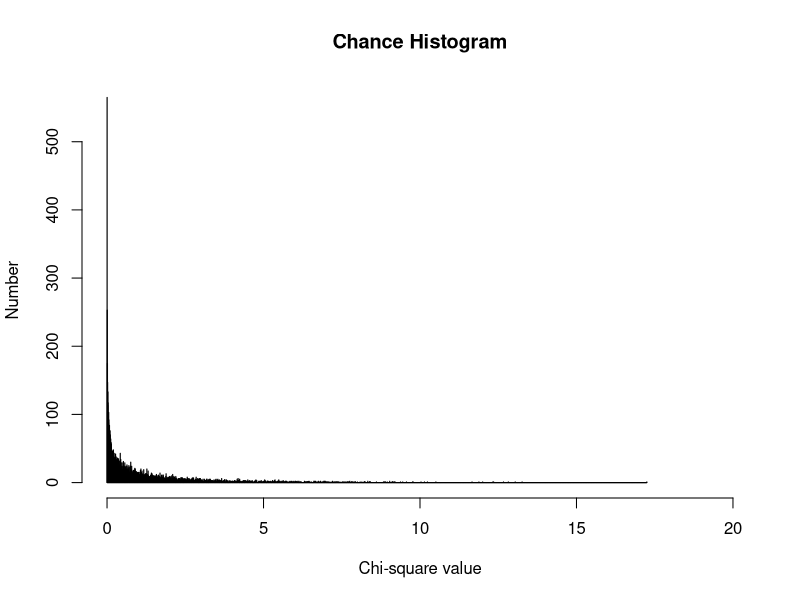
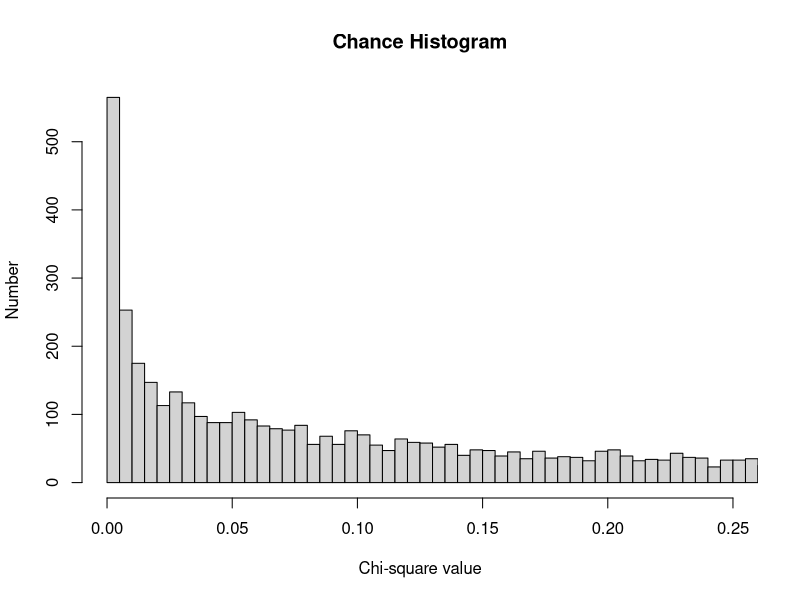
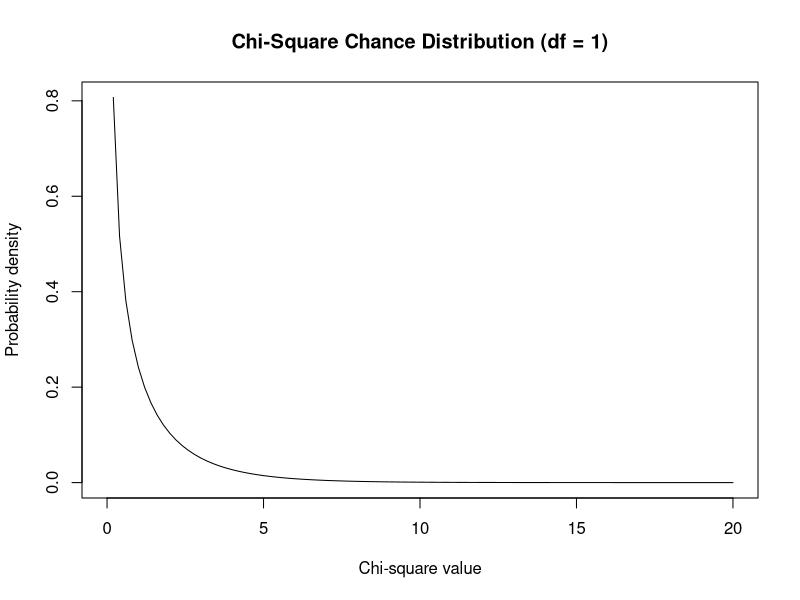
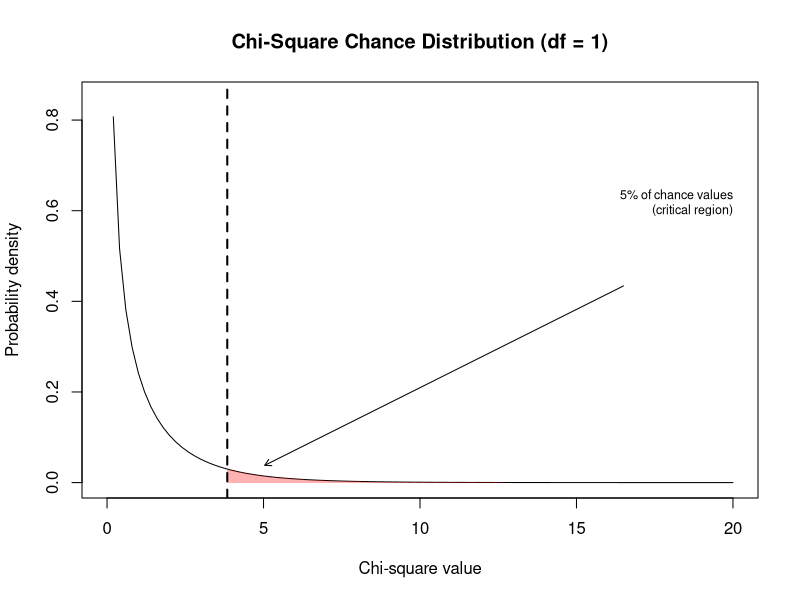
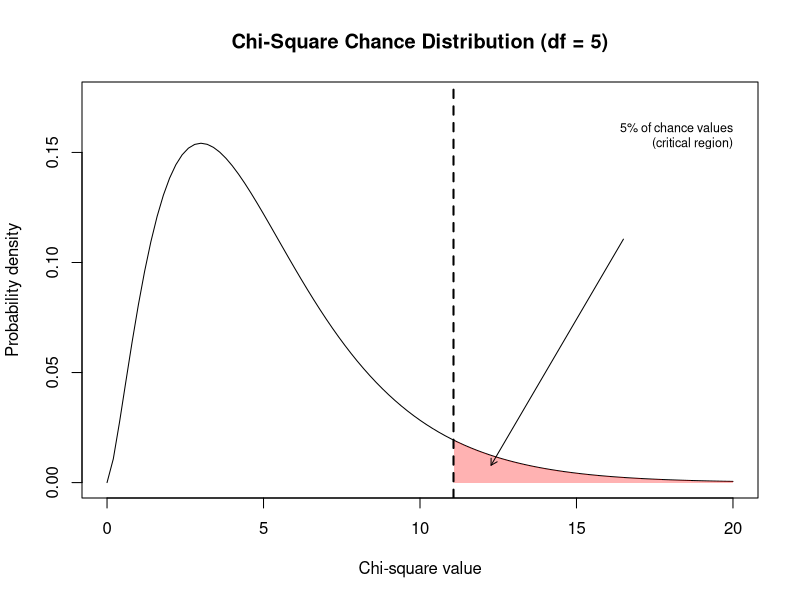
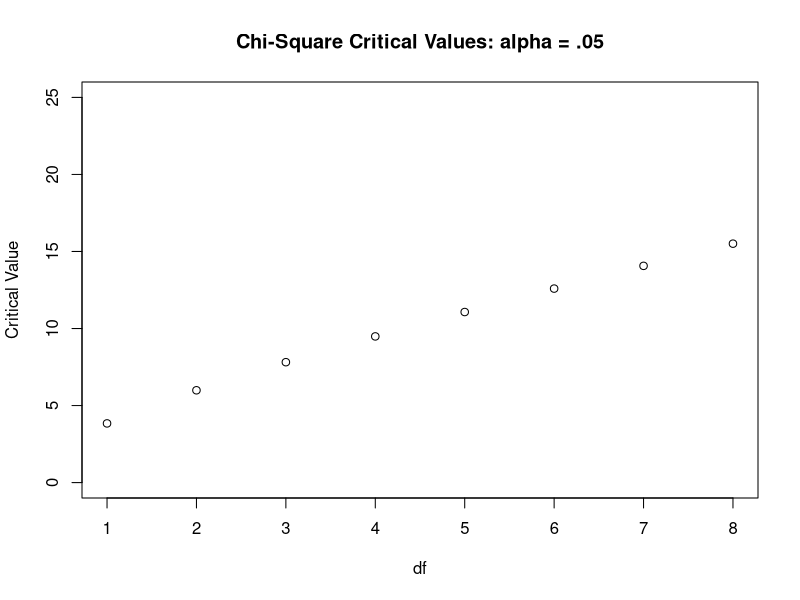

Reproduce these figures in R, in order.
## ---- chunk 1
#| label: setup
#| include: false
knitr::opts_chunk$set(cache=FALSE)
knitr::opts_chunk$set(echo = FALSE)
knitr::opts_chunk$set(message = FALSE)
knitr::opts_chunk$set(warning =  FALSE)
knitr::opts_chunk$set(fig.width=4.25)
knitr::opts_chunk$set(fig.height=4.0)
knitr::opts_chunk$set(fig.align='center')
knitr::opts_chunk$set(fig.pos = 'H')
knitr::opts_chunk$set(results='hold')
## ---- chunk 2
#| label: stored-values
#| include: false
# Scaffolding, not material. Every number quoted in the prose below is pulled
# from these objects so the text can never drift away from the output. The
# reader builds all of them by hand, and then in code, later in the chapter.
MCQ.Study <- as.table(rbind(c(27, 195)))
dimnames(MCQ.Study) <- list(Freq = c("Observed"),
                            Action = c("RtoW", "WtoR"))
MCQ.chi <- chisq.test(MCQ.Study, p = c(.5, .5))

MCQ.Study.2 <- as.table(rbind(c(97, 411), c(251, 620)))
dimnames(MCQ.Study.2) <- list(Difficulty = c("Easy", "Diff"),
                              Change = c("RtoW", "WtoR"))
MCQ.chi.2 <- chisq.test(MCQ.Study.2, correct = TRUE)
MCQ.chi.2.plain <- chisq.test(MCQ.Study.2, correct = FALSE)
## ---- chunk 3
#| label: chance-hist-full
#| echo: false
#| fig-alt: "Histogram of 10,000 chi-square values simulated under pure chance with one degree of freedom. The x axis runs from 0 to 20, the y axis counts how many of the 10,000 landed in each narrow bin. Almost the entire distribution is packed into a spike against the left edge at zero, and the bars shrink to a thin trickle that is barely visible past about 5. A few stray values reach as far as 17."
set.seed(42)
x <- rchisq(1e4, 1)
hist(x, prob=FALSE, main="Chance Histogram",
  xlab="Chi-square value", ylab="Number", xlim=c(0,20),breaks =5000)
#lines(density(x), col='red')
## ---- chunk 4
#| label: chance-hist-zoom
#| echo: false
#| fig-alt: "The same 10,000 simulated chi-square values, now with the x axis zoomed to run only from 0 to 0.25. What looked like a single spike is a smooth downhill slide: the tallest bar sits against zero at roughly 570 values, drops to about 250 by 0.01, and keeps easing down to roughly 30 per bin by 0.25."
hist(x, prob=FALSE, main="Chance Histogram",
  xlab="Chi-square value", ylab="Number", xlim=c(0,.25), breaks =5000)
#lines(density(x), col='red')
## ---- chunk 5
#| label: chisq-density-df1
#| echo: false
#| fig-alt: "The theoretical chi-square density curve with one degree of freedom, x axis 0 to 20 and y axis 0 to about 0.8. The curve starts high against the left edge, falls very steeply through the first two units, and has flattened onto the horizontal axis by about 8, where it stays for the rest of the plot."
curve(
  dchisq(x, df = 1),
  from = 0,
  to = 20,
  main = "Chi-Square Chance Distribution (df = 1)",
  xlab = "Chi-square value",
  ylab = "Probability density"
)
## ---- chunk 6
#| label: crit-region-df1
#| echo: false
#| fig-alt: "The chi-square density curve for one degree of freedom again, now with a dashed vertical line at 3.84 and the sliver of area to its right shaded red. The shaded region is a thin wedge hugging the axis, which is the visual point: 5 percent of the total area is squeezed into that long flat tail. An arrow labeled '5 percent of chance values, critical region' points down to it."
df <- 1
crit <- qchisq(0.95, df)

curve(
  dchisq(x, df),
  from = 0,
  to = 20,
  ylim = c(0, 0.85),
  main = "Chi-Square Chance Distribution (df = 1)",
  xlab = "Chi-square value",
  ylab = "Probability density"
)

# Shade critical region (top 5%)
x_vals <- seq(crit, 20, length.out = 1000)
y_vals <- dchisq(x_vals, df)
polygon(
  c(x_vals, rev(x_vals)),
  c(y_vals, rep(0, length(y_vals))),
  col = rgb(1, 0, 0, 0.3),
  border = NA
)

# Add critical value line
abline(v = crit, lty = 2, lwd = 2)

# Label. It is parked in the empty upper right and points down at the wedge,
# because the wedge itself is too thin to write inside.
text(
  20,
  0.62,
  labels = "5% of chance values\n(critical region)",
  adj = 1,
  cex = 0.75
)
arrows(x0 = 16.5, y0 = 0.62 * 0.70, x1 = crit + 1.2, y1 = 0.85 * 0.045,
       length = 0.07, lwd = 1)

## ---- chunk 7
#| label: crit-value-1
Crit.MCQ=qchisq(.05, df=1, lower.tail = FALSE)
## ---- chunk 8
#| label: crit-value-2
Crit.MCQ<-qchisq(p = .05, df=1, lower.tail = FALSE)
## ---- chunk 9
#| label: crit-region-df5
#| echo: false
#| fig-alt: "The chi-square density curve for five degrees of freedom, which is now a humped, right-skewed shape peaking near 3 rather than a slide off the left edge. A dashed vertical line marks the critical value at 11.07, much farther right than the 3.84 of the previous plot, and the tail area beyond it is shaded red. An arrow labeled '5 percent of chance values, critical region' points down at the shaded tail."
df <- 5
crit <- qchisq(0.95, df)

curve(
  dchisq(x, df),
  from = 0,
  to = 20,
  ylim = c(0, 0.175),
  main = "Chi-Square Chance Distribution (df = 5)",
  xlab = "Chi-square value",
  ylab = "Probability density"
)

# Shade critical region (top 5%)
x_vals <- seq(crit, 20, length.out = 1000)
y_vals <- dchisq(x_vals, df)
polygon(
  c(x_vals, rev(x_vals)),
  c(y_vals, rep(0, length(y_vals))),
  col = rgb(1, 0, 0, 0.3),
  border = NA
)

# Add critical value line
abline(v = crit, lty = 2, lwd = 2)

# Label, parked and pointing, same as the df = 1 plot
text(
  20,
  0.158,
  labels = "5% of chance values\n(critical region)",
  adj = 1,
  cex = 0.75
)
arrows(x0 = 16.5, y0 = 0.158 * 0.70, x1 = crit + 1.2, y1 = 0.175 * 0.045,
       length = 0.07, lwd = 1)

## ---- chunk 10
#| label: crit-by-df
#| echo: true
#| fig-alt: "Scatterplot of the .05 critical chi-square value against degrees of freedom from 1 to 8. The eight points climb steadily from about 3.8 at one degree of freedom to about 15.5 at eight, in a gentle curve that bends slightly downward as it rises."
ChiCrit<-qchisq(.05, 1:8, lower.tail = FALSE)
plot(ChiCrit, main="Chi-Square Critical Values: alpha = .05",
  xlab="df", ylab="Critical Value", xlim=c(1,8), ylim=c(0,25))
## ---- chunk 11
#| label: gof-table
#| echo: true
MCQ.Study <- as.table(rbind(c(27, 195)))
dimnames(MCQ.Study) <- list(Freq = c("Observed"),
                           Action = c("RtoW", "WtoR"))
MCQ.Study
## ---- chunk 12
#| label: gof-test
#| echo: true
MCQ.chi <- chisq.test(MCQ.Study, p=c(.5, .5))
MCQ.chi
## ---- chunk 13
#| label: crit-value-3
Crit.MCQ=qchisq(.05, df=1, lower.tail = FALSE)
## ---- chunk 14
#| label: independence-table
#| echo: true
MCQ.Study.2 <- as.table(rbind(c(97, 411), c(251, 620)))
dimnames(MCQ.Study.2) <- list(Difficulty = c("Easy","Diff"),
                              Change = c("RtoW", "WtoR"))

MCQ.Study.2
## ---- chunk 15
#| label: independence-test
#| eval: true
#| echo: true
MCQ.chi.2 <- chisq.test(MCQ.Study.2,correct = TRUE)
MCQ.chi.2
## ---- chunk 16
#| label: independence-test-plain
#| echo: true
chisq.test(MCQ.Study.2, correct = FALSE)
## ---- chunk 17
#| label: row-proportions
#| eval: true
#| echo: true
prop.table(MCQ.Study.2,1)
## ---- chunk 18
#| label: col-proportions
#| eval: true
#| echo: true
prop.table(MCQ.Study.2,2)
## ---- chunk 19
#| label: effect-size
#| echo: true
chi_uncorrected <- chisq.test(MCQ.Study.2, correct = FALSE)
n_total <- sum(MCQ.Study.2)

phi <- sqrt(as.numeric(chi_uncorrected$statistic) / n_total)
cramers_v <- sqrt(
  as.numeric(chi_uncorrected$statistic) /
    (n_total * min(dim(MCQ.Study.2) - 1))
)

c(phi = phi, cramers_v = cramers_v)
## ---- chunk 20
#| label: fisher-or
#| echo: true
fisher_result <- fisher.test(MCQ.Study.2)
fisher_result$estimate
fisher_result$conf.int
## ---- chunk 21
#| label: chisq-power
#| echo: true
chisq_power <- function(n, w, df, alpha = .05) {
  critical_value <- qchisq(1 - alpha, df = df)
  1 - pchisq(critical_value, df = df, ncp = n * w^2)
}

required_n <- uniroot(
  function(n) chisq_power(n, w = .1062, df = 1) - .80,
  interval = c(2, 10000)
)$root

ceiling(required_n)
## ---- chunk 22
#| label: standardized-residuals
#| echo: true
MCQ.chi.2$stdres
